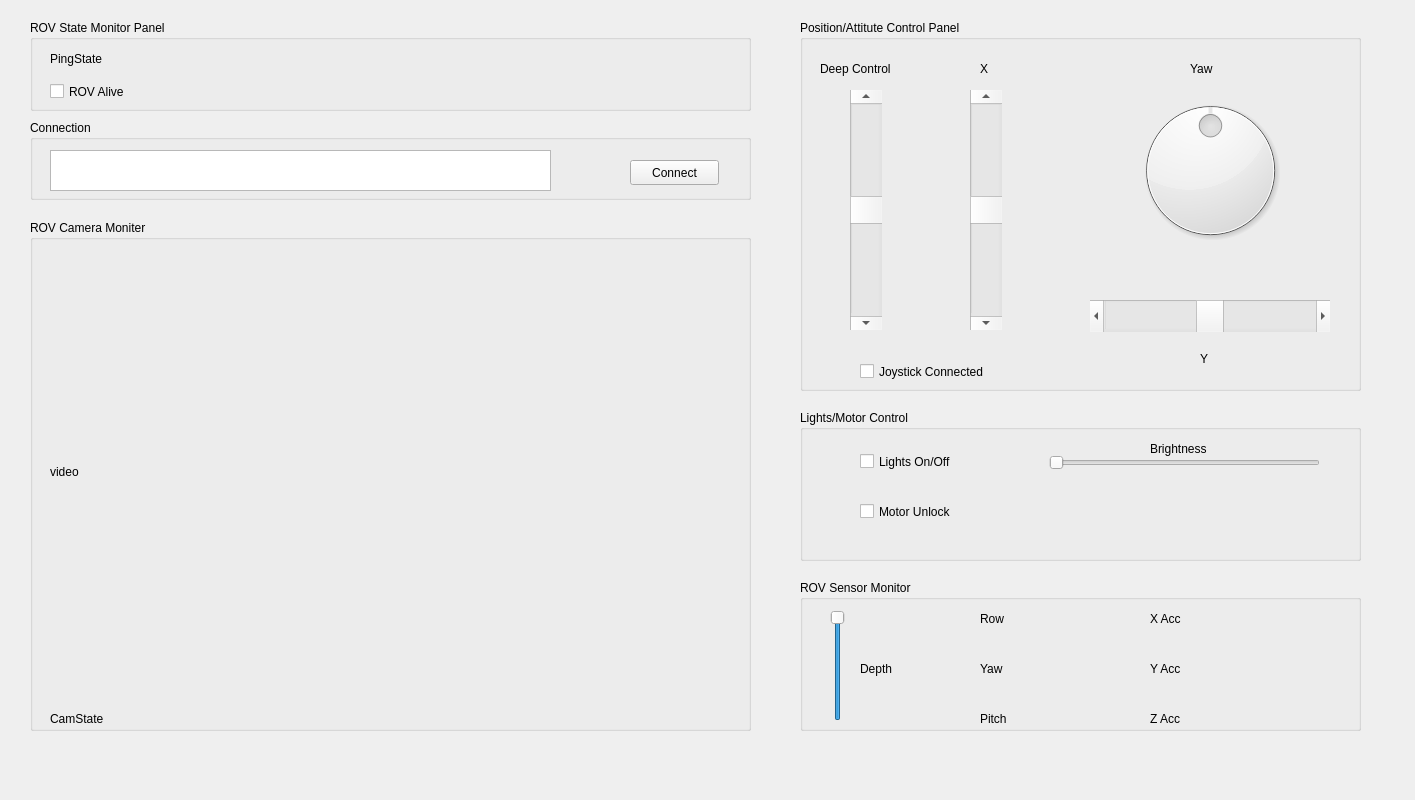
<?xml version="1.0" encoding="UTF-8"?>
<ui version="4.0">
 <class>ROV_groundstation</class>
 <widget class="QWidget" name="ROV_groundstation">
  <property name="enabled">
   <bool>true</bool>
  </property>
  <property name="geometry">
   <rect>
    <x>0</x>
    <y>0</y>
    <width>1415</width>
    <height>800</height>
   </rect>
  </property>
  <property name="windowTitle">
   <string>ROV_groundstation</string>
  </property>
  <widget class="QGroupBox" name="ControlPanel">
   <property name="geometry">
    <rect>
     <x>800</x>
     <y>20</y>
     <width>561</width>
     <height>371</height>
    </rect>
   </property>
   <property name="title">
    <string>Position/Attitute Control Panel</string>
   </property>
   <widget class="QLabel" name="label">
    <property name="geometry">
     <rect>
      <x>20</x>
      <y>40</y>
      <width>111</width>
      <height>17</height>
     </rect>
    </property>
    <property name="text">
     <string>Deep Control</string>
    </property>
   </widget>
   <widget class="QScrollBar" name="yValueScrollBar">
    <property name="geometry">
     <rect>
      <x>290</x>
      <y>280</y>
      <width>240</width>
      <height>32</height>
     </rect>
    </property>
    <property name="minimum">
     <number>-32768</number>
    </property>
    <property name="maximum">
     <number>32768</number>
    </property>
    <property name="orientation">
     <enum>Qt::Horizontal</enum>
    </property>
   </widget>
   <widget class="QDial" name="yawValueDial">
    <property name="geometry">
     <rect>
      <x>330</x>
      <y>70</y>
      <width>161</width>
      <height>161</height>
     </rect>
    </property>
    <property name="minimum">
     <number>-32768</number>
    </property>
    <property name="maximum">
     <number>32768</number>
    </property>
   </widget>
   <widget class="QScrollBar" name="xValueScrollBar">
    <property name="geometry">
     <rect>
      <x>170</x>
      <y>70</y>
      <width>32</width>
      <height>240</height>
     </rect>
    </property>
    <property name="minimum">
     <number>-32768</number>
    </property>
    <property name="maximum">
     <number>32768</number>
    </property>
    <property name="orientation">
     <enum>Qt::Vertical</enum>
    </property>
   </widget>
   <widget class="QScrollBar" name="zValueScrollBar">
    <property name="geometry">
     <rect>
      <x>50</x>
      <y>70</y>
      <width>32</width>
      <height>240</height>
     </rect>
    </property>
    <property name="minimum">
     <number>-32768</number>
    </property>
    <property name="maximum">
     <number>32768</number>
    </property>
    <property name="orientation">
     <enum>Qt::Vertical</enum>
    </property>
   </widget>
   <widget class="QLabel" name="label_2">
    <property name="geometry">
     <rect>
      <x>180</x>
      <y>40</y>
      <width>21</width>
      <height>17</height>
     </rect>
    </property>
    <property name="text">
     <string>X</string>
    </property>
   </widget>
   <widget class="QLabel" name="label_3">
    <property name="geometry">
     <rect>
      <x>400</x>
      <y>330</y>
      <width>67</width>
      <height>17</height>
     </rect>
    </property>
    <property name="text">
     <string>Y</string>
    </property>
   </widget>
   <widget class="QLabel" name="label_4">
    <property name="geometry">
     <rect>
      <x>390</x>
      <y>40</y>
      <width>67</width>
      <height>17</height>
     </rect>
    </property>
    <property name="text">
     <string>Yaw</string>
    </property>
   </widget>
   <widget class="QCheckBox" name="jsStateCheckBox">
    <property name="geometry">
     <rect>
      <x>60</x>
      <y>340</y>
      <width>181</width>
      <height>23</height>
     </rect>
    </property>
    <property name="text">
     <string>Joystick Connected</string>
    </property>
   </widget>
  </widget>
  <widget class="QGroupBox" name="lightsControl">
   <property name="geometry">
    <rect>
     <x>800</x>
     <y>410</y>
     <width>561</width>
     <height>151</height>
    </rect>
   </property>
   <property name="title">
    <string>Lights/Motor Control</string>
   </property>
   <widget class="QCheckBox" name="lightsStateCheckBox">
    <property name="geometry">
     <rect>
      <x>60</x>
      <y>40</y>
      <width>141</width>
      <height>23</height>
     </rect>
    </property>
    <property name="text">
     <string>Lights On/Off</string>
    </property>
   </widget>
   <widget class="QSlider" name="lightBrightnessSlider">
    <property name="geometry">
     <rect>
      <x>249</x>
      <y>43</y>
      <width>271</width>
      <height>20</height>
     </rect>
    </property>
    <property name="maximum">
     <number>5</number>
    </property>
    <property name="orientation">
     <enum>Qt::Horizontal</enum>
    </property>
   </widget>
   <widget class="QLabel" name="label_5">
    <property name="geometry">
     <rect>
      <x>350</x>
      <y>30</y>
      <width>81</width>
      <height>17</height>
     </rect>
    </property>
    <property name="text">
     <string>Brightness</string>
    </property>
   </widget>
   <widget class="QCheckBox" name="checkBox">
    <property name="geometry">
     <rect>
      <x>60</x>
      <y>90</y>
      <width>121</width>
      <height>23</height>
     </rect>
    </property>
    <property name="text">
     <string>Motor Unlock</string>
    </property>
   </widget>
  </widget>
  <widget class="QGroupBox" name="groupBox_3">
   <property name="geometry">
    <rect>
     <x>30</x>
     <y>20</y>
     <width>721</width>
     <height>91</height>
    </rect>
   </property>
   <property name="title">
    <string>ROV State Monitor Panel</string>
   </property>
   <widget class="QLabel" name="labelROVPings">
    <property name="geometry">
     <rect>
      <x>20</x>
      <y>30</y>
      <width>491</width>
      <height>17</height>
     </rect>
    </property>
    <property name="text">
     <string>PingState</string>
    </property>
   </widget>
   <widget class="QCheckBox" name="checkBox_2">
    <property name="geometry">
     <rect>
      <x>20</x>
      <y>60</y>
      <width>92</width>
      <height>23</height>
     </rect>
    </property>
    <property name="text">
     <string>ROV Alive</string>
    </property>
   </widget>
  </widget>
  <widget class="QGroupBox" name="CamMoniter">
   <property name="geometry">
    <rect>
     <x>30</x>
     <y>220</y>
     <width>721</width>
     <height>511</height>
    </rect>
   </property>
   <property name="title">
    <string>ROV Camera Moniter</string>
   </property>
   <widget class="QLabel" name="labelROVcam">
    <property name="geometry">
     <rect>
      <x>20</x>
      <y>36</y>
      <width>691</width>
      <height>431</height>
     </rect>
    </property>
    <property name="text">
     <string>video</string>
    </property>
   </widget>
   <widget class="QLabel" name="labelCamState">
    <property name="geometry">
     <rect>
      <x>20</x>
      <y>490</y>
      <width>691</width>
      <height>17</height>
     </rect>
    </property>
    <property name="text">
     <string>CamState</string>
    </property>
   </widget>
  </widget>
  <widget class="QGroupBox" name="groupBox">
   <property name="geometry">
    <rect>
     <x>800</x>
     <y>580</y>
     <width>561</width>
     <height>151</height>
    </rect>
   </property>
   <property name="title">
    <string>ROV Sensor Monitor</string>
   </property>
   <widget class="QSlider" name="depthSlider">
    <property name="geometry">
     <rect>
      <x>30</x>
      <y>30</y>
      <width>16</width>
      <height>111</height>
     </rect>
    </property>
    <property name="minimum">
     <number>-300</number>
    </property>
    <property name="maximum">
     <number>0</number>
    </property>
    <property name="singleStep">
     <number>1</number>
    </property>
    <property name="orientation">
     <enum>Qt::Vertical</enum>
    </property>
   </widget>
   <widget class="QLabel" name="depthLabel">
    <property name="geometry">
     <rect>
      <x>60</x>
      <y>80</y>
      <width>111</width>
      <height>17</height>
     </rect>
    </property>
    <property name="text">
     <string>Depth</string>
    </property>
   </widget>
   <widget class="QLabel" name="rowLabel">
    <property name="geometry">
     <rect>
      <x>180</x>
      <y>30</y>
      <width>101</width>
      <height>17</height>
     </rect>
    </property>
    <property name="text">
     <string>Row</string>
    </property>
   </widget>
   <widget class="QLabel" name="yawLabel">
    <property name="geometry">
     <rect>
      <x>180</x>
      <y>80</y>
      <width>121</width>
      <height>17</height>
     </rect>
    </property>
    <property name="text">
     <string>Yaw</string>
    </property>
   </widget>
   <widget class="QLabel" name="pitchLabel">
    <property name="geometry">
     <rect>
      <x>180</x>
      <y>130</y>
      <width>121</width>
      <height>17</height>
     </rect>
    </property>
    <property name="text">
     <string>Pitch</string>
    </property>
   </widget>
   <widget class="QLabel" name="xaccLabel">
    <property name="geometry">
     <rect>
      <x>350</x>
      <y>30</y>
      <width>111</width>
      <height>17</height>
     </rect>
    </property>
    <property name="text">
     <string>X Acc</string>
    </property>
   </widget>
   <widget class="QLabel" name="yaccLabel">
    <property name="geometry">
     <rect>
      <x>350</x>
      <y>80</y>
      <width>67</width>
      <height>17</height>
     </rect>
    </property>
    <property name="text">
     <string>Y Acc</string>
    </property>
   </widget>
   <widget class="QLabel" name="zaccLabel">
    <property name="geometry">
     <rect>
      <x>350</x>
      <y>130</y>
      <width>67</width>
      <height>17</height>
     </rect>
    </property>
    <property name="text">
     <string>Z Acc</string>
    </property>
   </widget>
  </widget>
  <widget class="QGroupBox" name="groupBox_2">
   <property name="geometry">
    <rect>
     <x>30</x>
     <y>120</y>
     <width>721</width>
     <height>80</height>
    </rect>
   </property>
   <property name="title">
    <string>Connection</string>
   </property>
   <widget class="QTextBrowser" name="textBrowser">
    <property name="geometry">
     <rect>
      <x>20</x>
      <y>30</y>
      <width>501</width>
      <height>41</height>
     </rect>
    </property>
   </widget>
   <widget class="QPushButton" name="pushButton">
    <property name="geometry">
     <rect>
      <x>600</x>
      <y>40</y>
      <width>89</width>
      <height>25</height>
     </rect>
    </property>
    <property name="text">
     <string>Connect</string>
    </property>
   </widget>
  </widget>
 </widget>
 <layoutdefault spacing="6" margin="11"/>
 <resources/>
 <connections/>
</ui>
